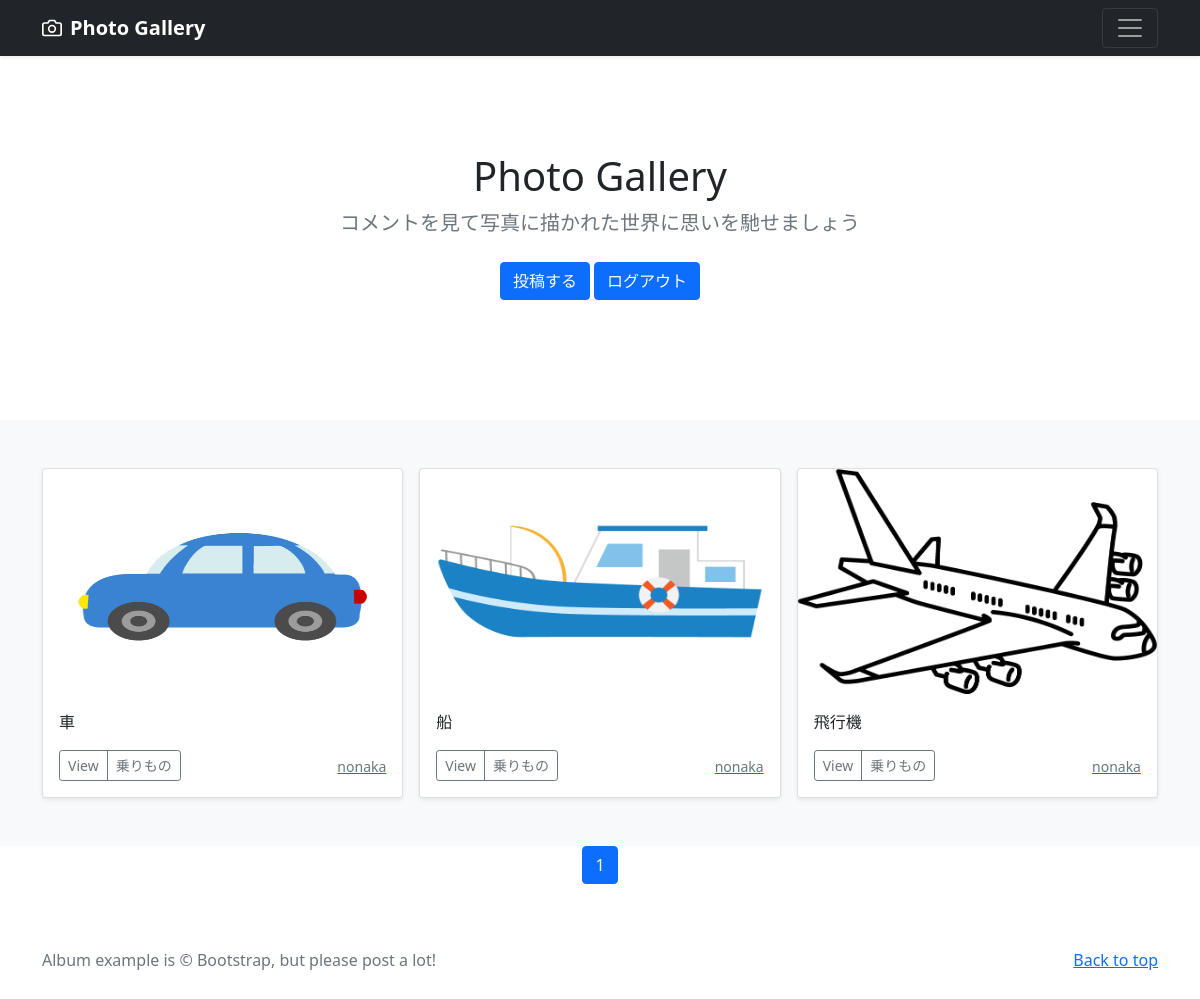
/photos/2 (signed in), run on the app's committed database.
### photo/models.py (models this page shows, shortened)
class PhotoPost(models.Model):
    user = models.ForeignKey(
        CustomUser,
        verbose_name='ユーザー',
        on_delete=models.CASCADE
    )
    category = models.ForeignKey(
        Category,
        verbose_name='カテゴリ',
        on_delete=models.PROTECT
    )
    title = models.CharField(
        verbose_name='タイトル',
        max_length=200
    )
    comment = models.TextField(
        verbose_name='コメント'
    )
    image1 = models.ImageField(
        verbose_name='イメージ1',
        upload_to= 'photos',
    )
    image2 = models.ImageField(
        verbose_name= 'イメージ2',
        upload_to='photos',
        blank=True,
        null=True
    )
    posted_at = models.DateTimeField(
        verbose_name='投稿日時' ,
        auto_now_add=True
    )

class Category(models.Model):
    title = models.CharField(
        verbose_name='カテゴリ',
        max_length=20)

### accounts/models.py (models this page shows)
class CustomUser(AbstractUser):
    pass

### photo/views.py (the view)
# urls.py: path('photos/<int:category>',views.CategoryView.as_view(),
class CategoryView(ListView):
    template_name = "index.html"
    paginate_by = 9
    def get_queryset(self):
        category_id = self.kwargs["category"]
        categories = PhotoPost.objects.filter(category=category_id).order_by(
            "-posted_at"
        )
        return categories

### photo/templates/index.html (shortened to what this page needs)
{% extends 'base.html' %}
  {% block contents %}
  {% include "photos_title.html" %}
  {% include "photos_list.html" %}
  {% include "pagenation.html" %}
  {% endblock %}

### photo/templates/photos_list.html (shortened to what this page needs)
  <div class="album py-5 bg-light">
    <div class="container">
      <div class="row row-cols-1 row-cols-sm-2 row-cols-md-3 g-3">
        {% for record in object_list %}
        <div class="col">
          <div class="card shadow-sm">
            <img src="{{ record.image1.url }}"
            class="bd-placeholder-img card-img-top"
            width="100%" height="225"
            xmlns="http://www.w3.org/2000/svg"
            role="img" aria-label="Placeholder: Thumbnail" preserveAspectRatio="xMidYMid slice"
            focusable="false">
            <rect width="100%" height="100%" fill="#55595c"/>
            <div class="card-body">
              <p class="card-text">
                {{record.title}}
              </p>
              <div class="d-flex justify-content-between align-items-center">
                <div class="btn-group">
                  <button type="button" class="btn btn-sm btn-outline-secondary"onclick="location.href='{% url 'photo:photo_detail' record.pk %}'">View</button>
                  <button type="button" class="btn btn-sm btn-outline-secondary"onclick="location.href='{% url 'photo:photos_cat' category=record.category.id %}'">{{record.category.title}}</button>
                </div>
                  <a href="{% url 'photo:user_list' user=record.user.id %}">
                    <small class="text-muted">{{record.user.username}}</small>
                  </a>
              </div>
            </div>
          </div>
        </div>
        {% endfor %}
      </div>
    </div>
  </div>

### photo/templates/base.html (style rules this page uses)
.bd-placeholder-img { font-size: 1.125rem; text-anchor: middle; -webkit-user-select: none; -moz-user-select: none; user-select: none; }

### data on the page
PhotoPost: image1 (picture), title "車", category "乗りもの", user.username "nonaka"
PhotoPost: image1 (picture), title "船", category "乗りもの", user.username "nonaka"
PhotoPost: image1 (picture), title "飛行機", category "乗りもの", user.username "nonaka"

### other printed values
{{ num }} "1"
